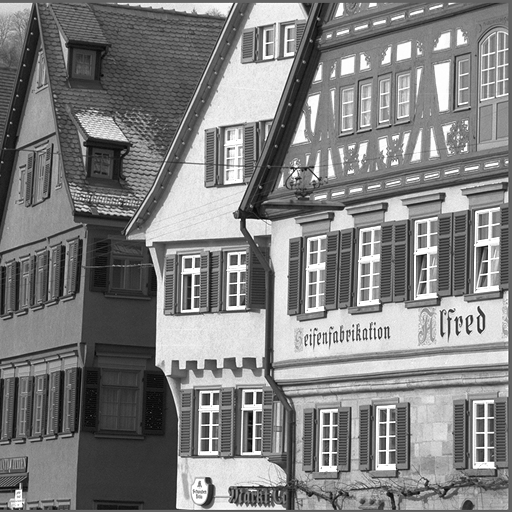
#> input picture programming files/House.bmp, 512 x 512 px
$ jupyter execute DWT_image.ipynb
#> lines starting #> are read from the running program, lines starting #| are printed output that depends on the picture
#> in main, img1 is the input picture: shape (512, 512); min 1, max 255, mean 127.8
[cell 1]
import numpy as np
import cv2
import pywt

def DWT_image(f,wavelet):
#> called with wavelet = 'db1'
    nr,nc = f.shape[:2]
#> nr = 512; nc = 512
    coeffs = pywt.dwt2(f,wavelet)
    LL,(LH,HL,HH)=coeffs
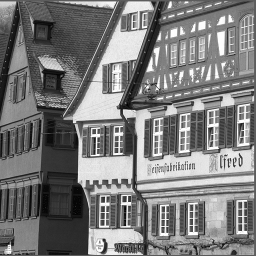
#> LL: shape (256, 256) float64; min 17.5, max 510, mean 255.6; drawn with min black and max white
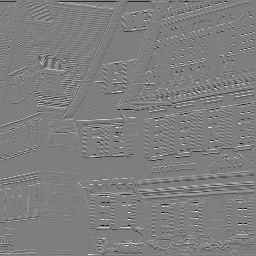
#> LH: shape (256, 256) float64; min -181, max 183, mean -0.1; drawn with min black and max white
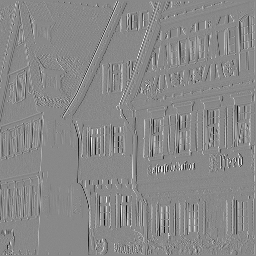
#> HL: shape (256, 256) float64; min -192.5, max 167, mean 0; drawn with min black and max white
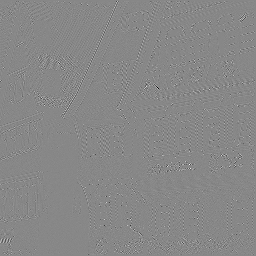
#> HH: shape (256, 256) float64; min -135.5, max 119, mean 0; drawn with min black and max white

    nr1,nc1 = LL.shape[:2]
#> nr1 = 256; nc1 = 256
    g = np.zeros([nr1*2,nc1*2],dtype = 'uint8')

    LL_normalized = np.zeros([nr1,nc1])
    cv2.normalize(LL,LL_normalized,0,255,cv2.NORM_MINMAX)
    g[0:nr1,0:nc1] = np.uint8(LL_normalized[:,:])
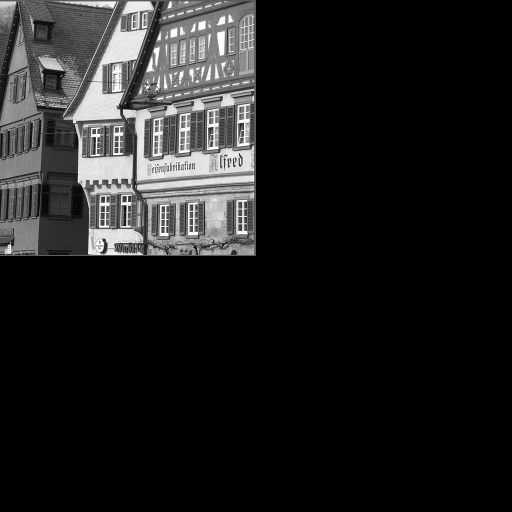
#> g: shape (512, 512); min 0, max 254, mean 30.7

    g[0:nr1,nc1:2*nc1] = np.uint8(np.clip(LH+128,0,255))
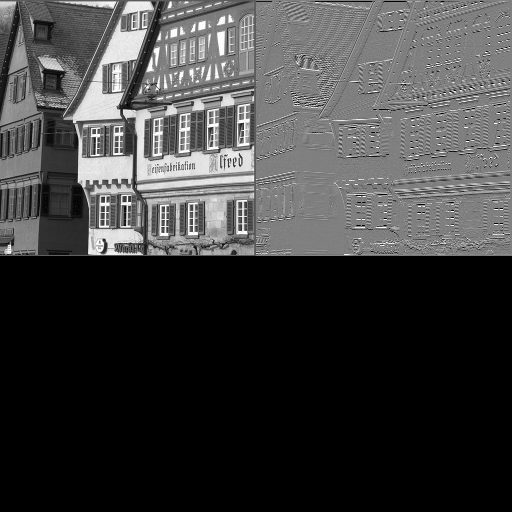
#> g: shape (512, 512); min 0, max 255, mean 62.6
    g[nr1:2*nr1,0:nc1] = np.uint8(np.clip(HL+128,0,255))
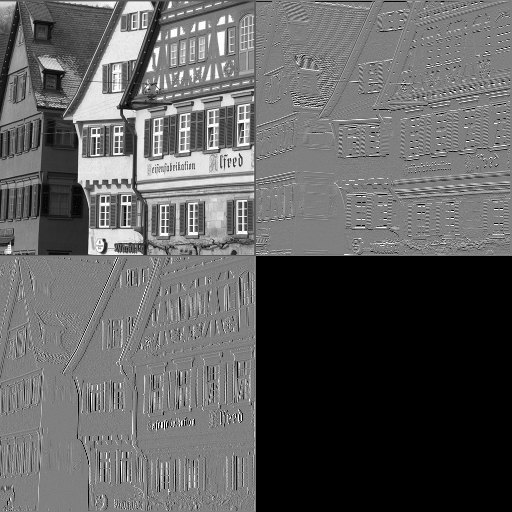
#> g: shape (512, 512); min 0, max 255, mean 94.5
    g[nr1:2*nr1,nc1:nc1*2] = np.uint8(np.clip(HH+128,0,255))
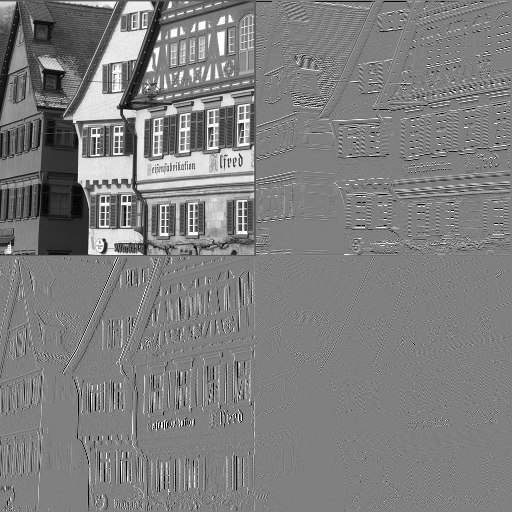
#> g: shape (512, 512); min 0, max 255, mean 126.5

    return g

def main():
    img1 = cv2.imread("House.bmp",-1)
    img2 = DWT_image(img1,'db1')
    cv2.imshow("Original Image",img1)
    cv2.imshow("Discrete Wavelet Transform",img2)
    cv2.waitKey(0)

main()

$ run again, with programming files/Indoor_Low_Contrast.bmp copied over programming files/House.bmp
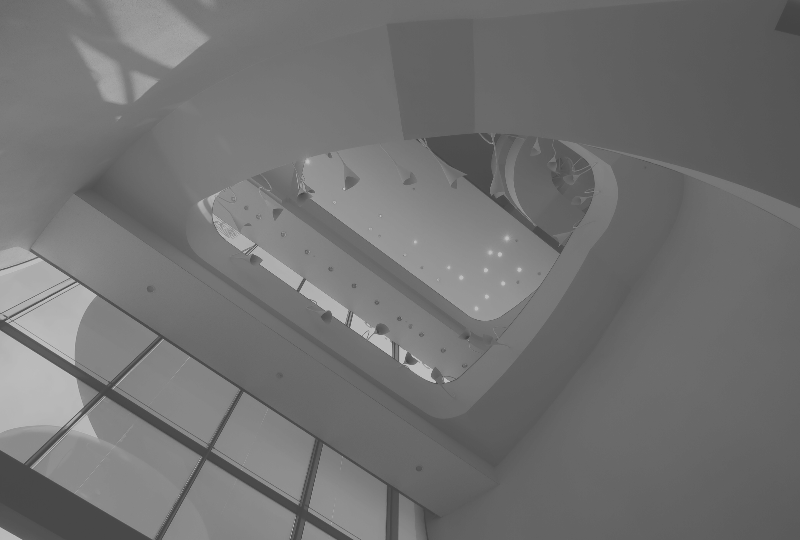
#> input picture programming files/Indoor_Low_Contrast.bmp, 800 x 540 px
#> in main, img1 is the input picture: shape (540, 800); min 64, max 192, mean 113.4
#> in DWT_image, `LL,(LH,HL,HH)=coeffs`:
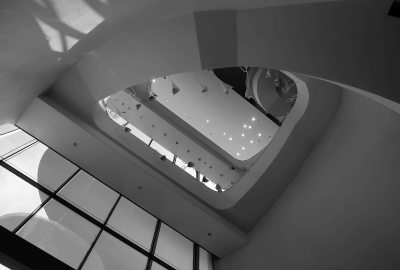
#> LL: shape (270, 400) float64; min 136, max 382.5, mean 226.8; drawn with min black and max white
#> in DWT_image, `g[nr1:2*nr1,nc1:nc1*2] = np.uint8(np.clip(HH+128,0,255))`:
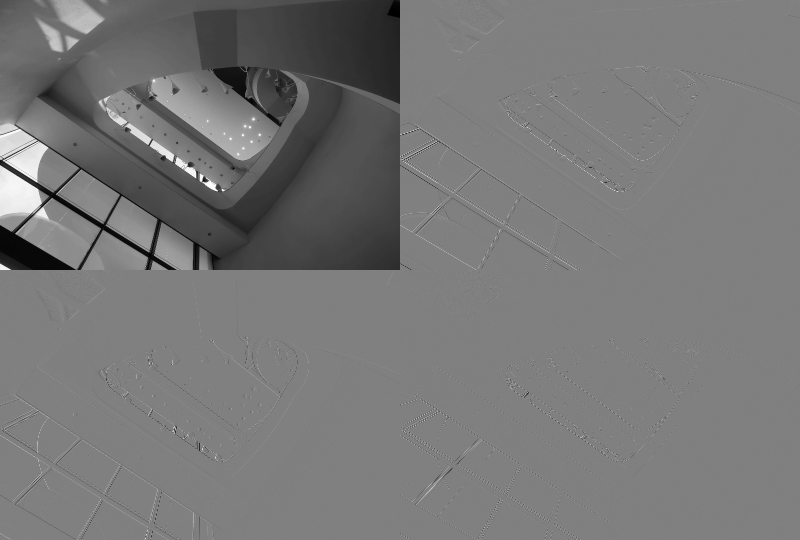
#> g: shape (540, 800); min 0, max 255, mean 119.2
